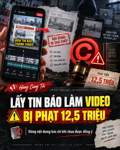
#> input picture facebook_assets/news_copyright_fine_cover.jpg, 120 x 150 px
$ python prepare_approved_quang_ngai_cover.py
#> lines starting #> are read from the running program, lines starting #| are printed output that depends on the picture
from pathlib import Path
from PIL import Image, ImageFilter
src=Path("facebook_assets/news_copyright_fine_cover.jpg")
dst=Path("facebook_assets/news_copyright_fine_cover_approved.jpg")
with Image.open(src) as im:
#> im is the input picture: PIL image 120x150 RGB; mean R, G, B 87.6, 69.2, 62.8
    im=im.convert("RGB")
    # Preserve the exact approved composition; only resample/encode.
    im=im.resize((1080,1440), Image.Resampling.LANCZOS)
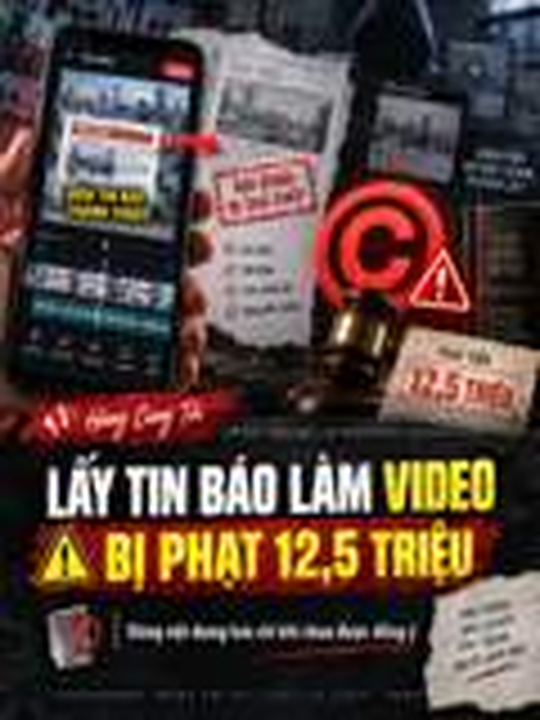
#> im: PIL image 1080x1440 RGB (shown at 1/2 size); mean R, G, B 87.5, 69.3, 63
    im=im.filter(ImageFilter.UnsharpMask(radius=1.0, percent=70, threshold=3))
    im.save(dst,"JPEG",quality=94,subsampling=0,optimize=False,progressive=False)
print("APPROVED_ASSET_READY",dst)

$ run again, with facebook_assets_cache/meat_imports_20260924.png saved as facebook_assets/news_copyright_fine_cover.jpg
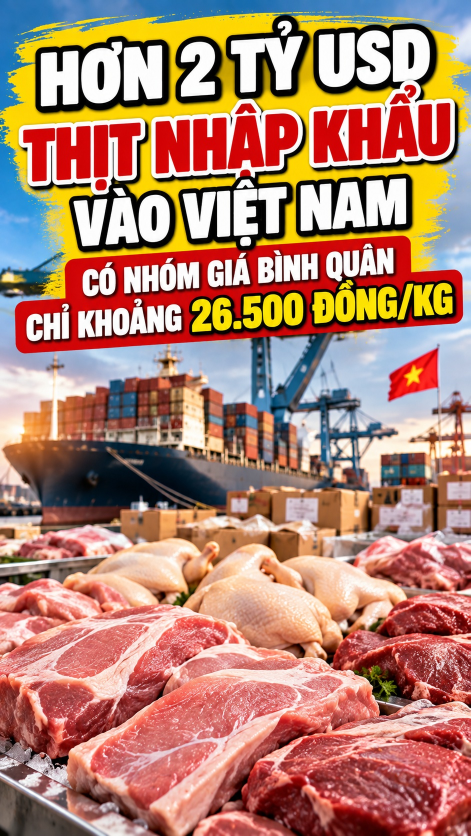
#> input picture facebook_assets_cache/meat_imports_20260924.png, 941 x 1672 px (shown at 1/2 size)
#> im is the input picture: PIL image 941x1672 RGB; mean R, G, B 177.5, 131, 112.6
#> `im=im.resize((1080,1440), Image.Resampling.LANCZOS)`:
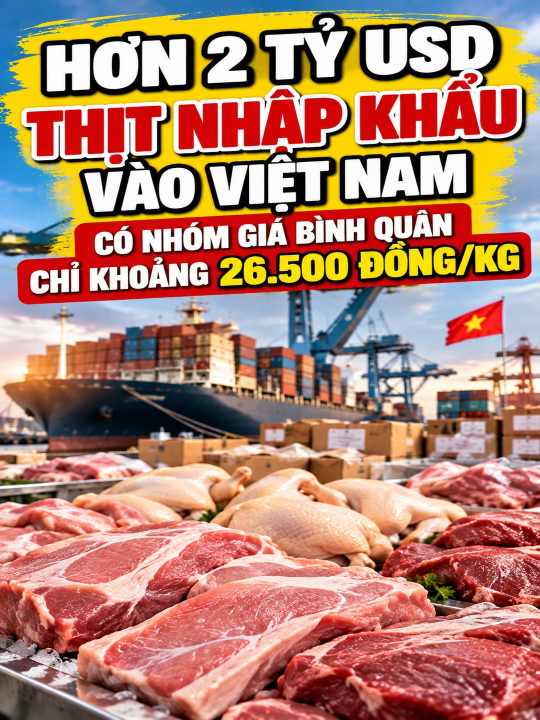
#> im: PIL image 1080x1440 RGB (shown at 1/2 size); mean R, G, B 177.5, 131, 112.6
